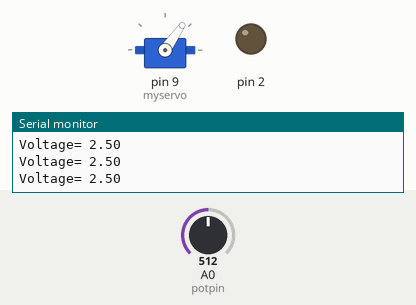
Simulated run of this sketch. Board: Arduino Uno, built with avr-gcc and run on an emulated ATmega328P. Shown: servo, output pins drawn as LEDs (lit = HIGH), the last lines printed to the serial monitor. The test bench sets the inputs (shaded band); at power-on: A0 (potpin) = 512.

Above: at 1.2 s.
1.3 s: A0 (potpin) set to 86
At 2.5 s:
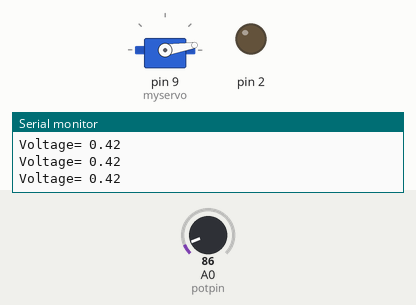
2.8 s: A0 (potpin) set to 75
At 4.0 s:
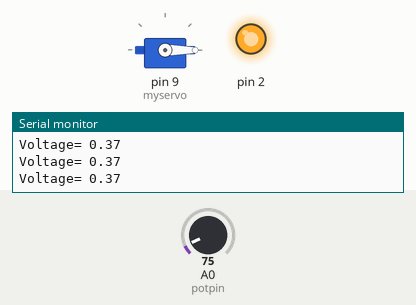
4.3 s: A0 (potpin) set to 306
At 5.5 s:
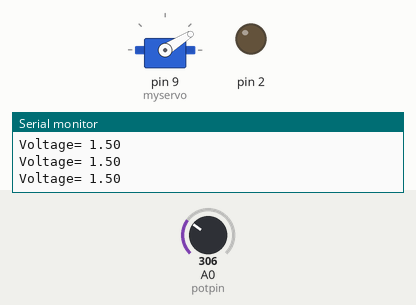
5.8 s: A0 (potpin) set to 716
At 6.5 s:
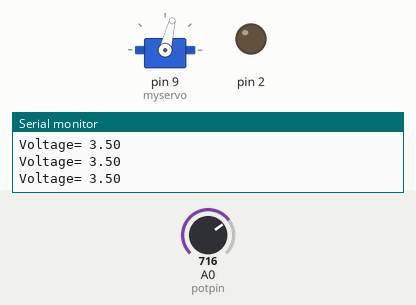
7.3 s: A0 (potpin) set to 900
At 8.5 s:
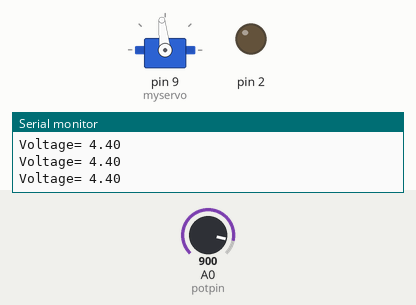
8.8 s: A0 (potpin) set to 924
10.3 s: A0 (potpin) set to 953
At 10.9 s:
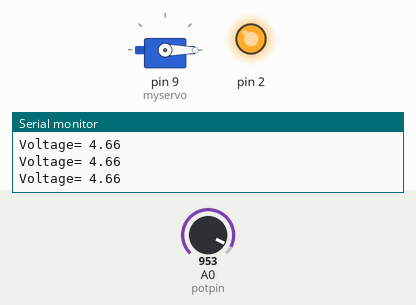
Timing chart, 0 to 12.8 s (numbered marks = the images above; inputs shaded):
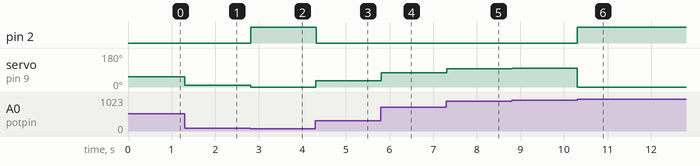

The sketch:

Throttle_By_Wire.ino
```cpp
/*
 Controlling a servo position using a potentiometer (variable resistor)
 by Michal Rinott <http://people.interaction-ivrea.it/m.rinott>

 modified on 8 Nov 2013
 by Scott Fitzgerald
 http://www.arduino.cc/en/Tutorial/Knob
*/

#include <Servo.h>

Servo myservo;  // create servo object to control a servo

int potpin = A0;  // analog pin used to connect the potentiometer
int val;    // variable to read the value from the analog pin
float voltage;

void setup() {
  myservo.attach(9);
  Serial.begin(9600);// attaches the servo on pin 9 to the servo object
  pinMode(2, OUTPUT);
}

void loop() {
  val = analogRead(potpin);     // reads the value of the potentiometer (value between 0 and 1023)
  voltage=val*5.0/1023;
  if (voltage<=4.6 && voltage>=0.4)
  {
  val = map(val, 0, 1023, 0,110 );     // scale it for use with the servo (value between 0 and 180)
  myservo.write(val);                  // sets the servo position according to the scaled value
  delay(15);                           // waits for the servo to get there
  digitalWrite(2,LOW);
}
else if(voltage>=4.5 or voltage<=0.4)
{myservo.write(0);
}

val = analogRead(A0);
  voltage = val * 5.0/1023;
  Serial.print("Voltage= ");
  Serial.println(voltage);
  if(voltage>4.6 or voltage<0.4)
  {digitalWrite(2,HIGH);}
}
```

Measured:
- the behaviour switches between 82 and 81 on A0 (potpin) (found by bisection; images 1 and 2)
- after the input at 1.3 s, servo on pin 9 (myservo): 55° → 9° at once
- after the input at 2.8 s, pin 2: LOW → HIGH at once; servo on pin 9 (myservo): 9° → 0° at once
- after the input at 4.3 s, pin 2: HIGH → LOW at once; servo on pin 9 (myservo): 0° → 32° at once
- after the input at 5.8 s, servo on pin 9 (myservo): 32° → 76° at once
- after the input at 7.3 s, servo on pin 9 (myservo): 76° → 96° at once
- after the input at 8.8 s, servo on pin 9 (myservo): 96° → 99° at once
- after the input at 10.3 s, pin 2: LOW → HIGH at once; servo on pin 9 (myservo): 99° → 0° at once
